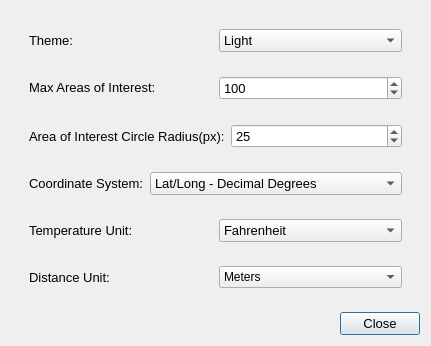
<?xml version="1.0" encoding="UTF-8"?>
<ui version="4.0">
 <class>Preferences</class>
 <widget class="QDialog" name="Preferences">
  <property name="geometry">
   <rect>
    <x>0</x>
    <y>0</y>
    <width>416</width>
    <height>300</height>
   </rect>
  </property>
  <property name="windowTitle">
   <string>Preferences</string>
  </property>
  <layout class="QVBoxLayout" name="verticalLayout">
   <item alignment="Qt::AlignTop">
    <widget class="QWidget" name="mainWidget" native="true">
     <layout class="QVBoxLayout" name="verticalLayout_2">
      <item>
       <widget class="QWidget" name="themeWidget" native="true">
        <property name="sizePolicy">
         <sizepolicy hsizetype="Preferred" vsizetype="Fixed">
          <horstretch>0</horstretch>
          <verstretch>0</verstretch>
         </sizepolicy>
        </property>
        <property name="font">
         <font>
          <pointsize>10</pointsize>
         </font>
        </property>
        <layout class="QHBoxLayout" name="horizontalLayout_3">
         <item>
          <widget class="QLabel" name="label">
           <property name="sizePolicy">
            <sizepolicy hsizetype="Preferred" vsizetype="Fixed">
             <horstretch>0</horstretch>
             <verstretch>0</verstretch>
            </sizepolicy>
           </property>
           <property name="font">
            <font>
             <pointsize>10</pointsize>
            </font>
           </property>
           <property name="text">
            <string>Theme:</string>
           </property>
          </widget>
         </item>
         <item>
          <widget class="QComboBox" name="themeComboBox">
           <property name="font">
            <font>
             <pointsize>10</pointsize>
            </font>
           </property>
           <item>
            <property name="text">
             <string>Light</string>
            </property>
           </item>
           <item>
            <property name="text">
             <string>Dark</string>
            </property>
           </item>
          </widget>
         </item>
        </layout>
       </widget>
      </item>
      <item>
       <widget class="QWidget" name="maxAOIsWidget" native="true">
        <property name="sizePolicy">
         <sizepolicy hsizetype="Preferred" vsizetype="Fixed">
          <horstretch>0</horstretch>
          <verstretch>0</verstretch>
         </sizepolicy>
        </property>
        <layout class="QHBoxLayout" name="horizontalLayout_2">
         <item>
          <widget class="QLabel" name="maxAOIsLabel">
           <property name="sizePolicy">
            <sizepolicy hsizetype="Preferred" vsizetype="Fixed">
             <horstretch>0</horstretch>
             <verstretch>0</verstretch>
            </sizepolicy>
           </property>
           <property name="font">
            <font>
             <pointsize>10</pointsize>
            </font>
           </property>
           <property name="text">
            <string>Max Areas of Interest: </string>
           </property>
          </widget>
         </item>
         <item>
          <widget class="QSpinBox" name="maxAOIsSpinBox">
           <property name="font">
            <font>
             <pointsize>10</pointsize>
            </font>
           </property>
           <property name="maximum">
            <number>1000</number>
           </property>
           <property name="value">
            <number>100</number>
           </property>
          </widget>
         </item>
        </layout>
       </widget>
      </item>
      <item>
       <widget class="QWidget" name="radiuisWidget" native="true">
        <layout class="QHBoxLayout" name="horizontalLayout">
         <item>
          <widget class="QLabel" name="AOIRadiusLabel">
           <property name="font">
            <font>
             <pointsize>10</pointsize>
            </font>
           </property>
           <property name="text">
            <string>Area of Interest Circle Radius(px):</string>
           </property>
          </widget>
         </item>
         <item>
          <widget class="QSpinBox" name="AOIRadiusSpinBox">
           <property name="font">
            <font>
             <pointsize>10</pointsize>
            </font>
           </property>
           <property name="maximum">
            <number>100</number>
           </property>
           <property name="value">
            <number>25</number>
           </property>
          </widget>
         </item>
        </layout>
       </widget>
      </item>
      <item>
       <widget class="QWidget" name="positionFormatWidget" native="true">
        <layout class="QHBoxLayout" name="horizontalLayout_4">
         <item>
          <widget class="QLabel" name="positionFormatLabel">
           <property name="font">
            <font>
             <pointsize>10</pointsize>
            </font>
           </property>
           <property name="text">
            <string>Coordinate System:</string>
           </property>
          </widget>
         </item>
         <item>
          <widget class="QComboBox" name="positionFormatComboBox">
           <property name="font">
            <font>
             <pointsize>10</pointsize>
            </font>
           </property>
           <item>
            <property name="text">
             <string>Lat/Long - Decimal Degrees</string>
            </property>
           </item>
           <item>
            <property name="text">
             <string>Lat/Long - Degrees, Minutes, Seconds</string>
            </property>
           </item>
           <item>
            <property name="text">
             <string>UTM</string>
            </property>
           </item>
          </widget>
         </item>
        </layout>
       </widget>
      </item>
      <item>
       <widget class="QWidget" name="TemperatureWidget" native="true">
        <layout class="QHBoxLayout" name="horizontalLayout_5">
         <item>
          <widget class="QLabel" name="temperatureLabel">
           <property name="font">
            <font>
             <pointsize>10</pointsize>
            </font>
           </property>
           <property name="text">
            <string>Temperature Unit:</string>
           </property>
          </widget>
         </item>
         <item>
          <widget class="QComboBox" name="temperatureComboBox">
           <property name="font">
            <font>
             <pointsize>10</pointsize>
            </font>
           </property>
           <item>
            <property name="text">
             <string>Fahrenheit</string>
            </property>
           </item>
           <item>
            <property name="text">
             <string>Celsius</string>
            </property>
           </item>
          </widget>
         </item>
        </layout>
       </widget>
      </item>
      <item>
       <widget class="QWidget" name="distanceWidget" native="true">
        <layout class="QHBoxLayout" name="horizontalLayout_7">
         <item>
          <widget class="QLabel" name="distanceLabel">
           <property name="font">
            <font>
             <pointsize>10</pointsize>
            </font>
           </property>
           <property name="text">
            <string>Distance Unit:</string>
           </property>
          </widget>
         </item>
         <item>
          <widget class="QComboBox" name="distanceComboBox">
           <item>
            <property name="text">
             <string>Meters</string>
            </property>
           </item>
           <item>
            <property name="text">
             <string>Feet</string>
            </property>
           </item>
          </widget>
         </item>
        </layout>
       </widget>
      </item>
     </layout>
    </widget>
   </item>
   <item>
    <widget class="QDialogButtonBox" name="buttonBox">
     <property name="font">
      <font>
       <pointsize>10</pointsize>
      </font>
     </property>
     <property name="orientation">
      <enum>Qt::Horizontal</enum>
     </property>
     <property name="standardButtons">
      <set>QDialogButtonBox::Close</set>
     </property>
    </widget>
   </item>
  </layout>
 </widget>
 <resources/>
 <connections>
  <connection>
   <sender>buttonBox</sender>
   <signal>accepted()</signal>
   <receiver>Preferences</receiver>
   <slot>accept()</slot>
   <hints>
    <hint type="sourcelabel">
     <x>248</x>
     <y>254</y>
    </hint>
    <hint type="destinationlabel">
     <x>157</x>
     <y>274</y>
    </hint>
   </hints>
  </connection>
  <connection>
   <sender>buttonBox</sender>
   <signal>rejected()</signal>
   <receiver>Preferences</receiver>
   <slot>reject()</slot>
   <hints>
    <hint type="sourcelabel">
     <x>316</x>
     <y>260</y>
    </hint>
    <hint type="destinationlabel">
     <x>286</x>
     <y>274</y>
    </hint>
   </hints>
  </connection>
 </connections>
</ui>
